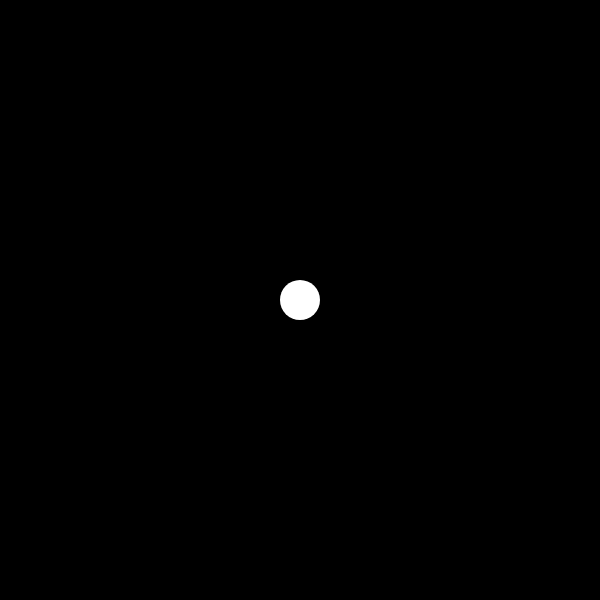
Frame 1 (no input)
Frame 60 (no input): identical to frame 1, image omitted
Frame 120 (the mouse pressed at the canvas centre since frame 60): blank canvas, image omitted

The p5.js sketch that drew this single still picture (run headless with seeded random() and noise() and a simulated clock; from frame 60 on, the mouse is pressed at the canvas centre):

// p5.js sketch
// ── sketch.js
var bgcol=0;

function setup() {
  createCanvas(600,600);
}

function draw() {
 background(bgcol); 
 noStroke();
 ellipse(width/2, height/2, 40, 40);
 
 //dist() calculate the distance between two points. 
 // (x1, y1, x2, y2) 
 //(first point x, first point y, second point x, second point y)
 // returns the number between those two points
 
 var distance = dist(width/2, height/2, mouseX, mouseY);
 console.log(distance);
 
 if (distance < 20 && mouseIsPressed){
   bgcol = 255;
 }
 else{
   bgcol = 0;
 }
}
